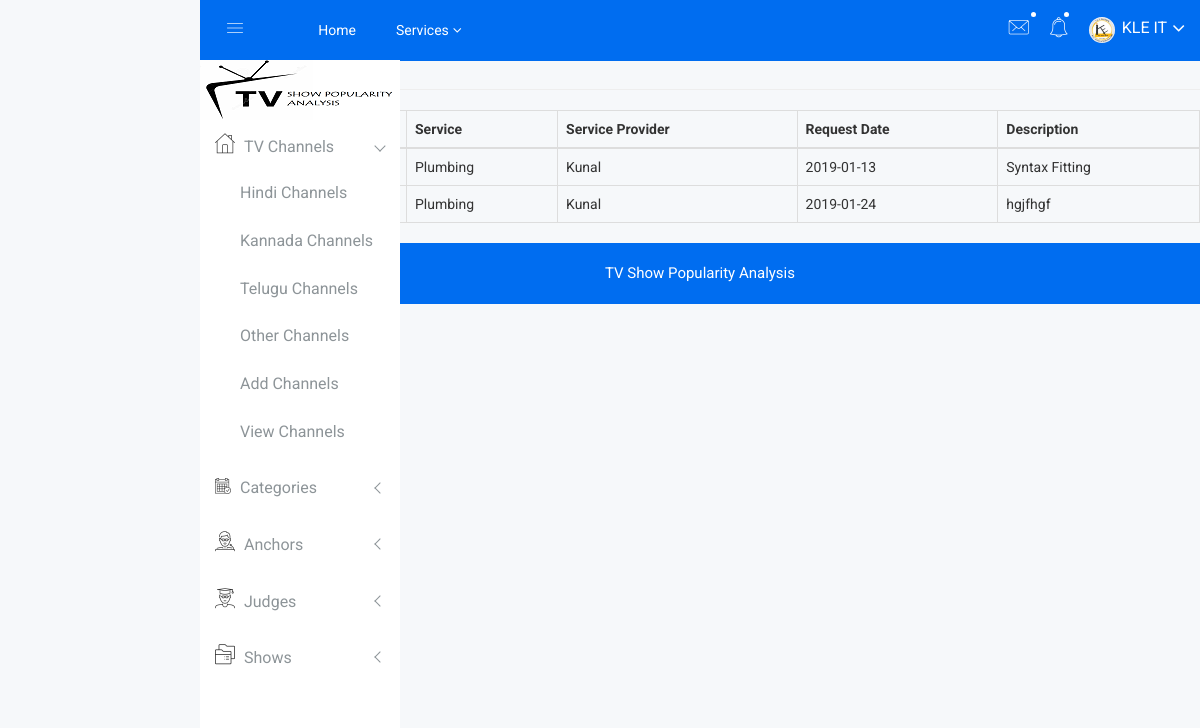
Screenshot of /Admin/view_request.php with the database file from the repository.
### tables this page shows
CREATE TABLE IF NOT EXISTS `request` (
  `request_id` int(20) NOT NULL AUTO_INCREMENT,
  `customer_id` int(20) NOT NULL,
  `service_id` int(20) NOT NULL,
  `service_producer_id` int(20) NOT NULL,
  `request_date` date NOT NULL,
  `description` varchar(100) NOT NULL,
  PRIMARY KEY (`request_id`)
);

CREATE TABLE IF NOT EXISTS `services` (
  `service_id` int(20) NOT NULL AUTO_INCREMENT,
  `service_name` varchar(50) NOT NULL,
  `service_description` varchar(100) NOT NULL,
  `category_id` int(20) NOT NULL,
  PRIMARY KEY (`service_id`)
);

CREATE TABLE IF NOT EXISTS `service_producers` (
  `service_producer_id` int(20) NOT NULL AUTO_INCREMENT,
  `service_id` int(20) NOT NULL,
  `name` varchar(50) NOT NULL,
  `contact_no` bigint(50) NOT NULL,
  `company_name` varchar(50) NOT NULL,
  `email` varchar(50) NOT NULL,
  `address` varchar(100) NOT NULL,
  `register_no` varchar(50) NOT NULL,
  PRIMARY KEY (`service_producer_id`)
);

### Admin/view_request.php (the view, shortened to what this page needs)
<?php include('metatags.php');   ?>
<?php include('header.php');   ?>
<?php include('sidebar.php');   ?>
            <div id="page-content">
                <h4 class="page-header">REQUESTS</h4>
                <div class="block-section">
                    <table class="table table-bordered" id="sample_1">
                        <thead>
                            <tr>
<th>#</th>
<th>Customer</th>
<th>Service</th>
<th>Service Provider</th>
<th>Request Date</th>
<th>Description</th>
</tr>
                        </thead>
                        <tbody>
  <?php
  $i=0;
include('db.php');
$sql="select * from request rs,customer cs,services sr,service_producers sp where rs.customer_id=cs.customer_id and rs.service_id=sr.service_id and rs.service_producer_id=sp.service_producer_id";
$res=mysql_query($sql);
while($row=mysql_fetch_array($res))
{
$i=$i+1;
?>
<tr>
<td><?php echo $i;?></td>
<td><?php echo $row['customer_name'];?></td>
<td><?php echo $row['service_name'];?></td>
<td><?php echo $row['name'];?></td>
<td><?php echo $row['request_date'];?></td>
<td><?php echo $row['description'];?></td>
</tr>
<?php
}
?>
                        </tbody>
                    </table>
                </div>
            </div>
			<link rel="stylesheet" href="js/validationEngine.jquery.css" type="text/css" media="screen" title="no title" charset="utf-8" />
<?php include('footer.php');   ?>

### Admin/css/main.css (style rules this page uses)
html { color: #222; font-size: 1em; line-height: 1.4; }

### rows the page displays
request: service.service_name "Plumbing", service_producer.name "Kunal", request_date "2019-01-13", description "Syntax Fitting"
request: service.service_name "Plumbing", service_producer.name "Kunal", request_date "2019-01-24", description "hgjfhgf"
